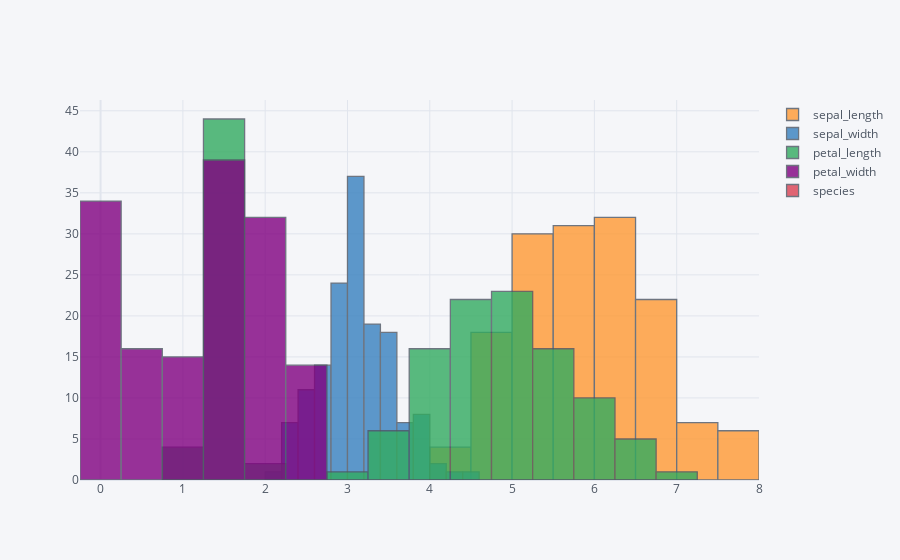

Notebook cell for this chart:
### Code cell
df.iplot(kind='hist')

### Figure 1 — Plotly figure (JSON) as saved in the notebook; plotly's stock layout.template omitted (floating-point values rounded to 4 significant figures; data arrays with more than 128 entries replaced by an {"elided": "..."} marker saying what was removed)
{"data": [{"histfunc": "count", "histnorm": "", "marker": {"color": "rgba(255, 153, 51, 1.0)", "line": {"color": "#4D5663", "width": 1.3}}, "name": "sepal_length", "opacity": 0.8, "orientation": "v", "type": "histogram", "x": {"elided": "150 float values"}}, {"histfunc": "count", "histnorm": "", "marker": {"color": "rgba(55, 128, 191, 1.0)", "line": {"color": "#4D5663", "width": 1.3}}, "name": "sepal_width", "opacity": 0.8, "orientation": "v", "type": "histogram", "x": {"elided": "150 float values"}}, {"histfunc": "count", "histnorm": "", "marker": {"color": "rgba(50, 171, 96, 1.0)", "line": {"color": "#4D5663", "width": 1.3}}, "name": "petal_length", "opacity": 0.8, "orientation": "v", "type": "histogram", "x": {"elided": "150 float values"}}, {"histfunc": "count", "histnorm": "", "marker": {"color": "rgba(128, 0, 128, 1.0)", "line": {"color": "#4D5663", "width": 1.3}}, "name": "petal_width", "opacity": 0.8, "orientation": "v", "type": "histogram", "x": {"elided": "150 float values"}}, {"histfunc": "count", "histnorm": "", "marker": {"color": "rgba(219, 64, 82, 1.0)", "line": {"color": "#4D5663", "width": 1.3}}, "name": "species", "opacity": 0.8, "orientation": "v", "type": "histogram", "x": {"elided": "150 str values"}}], "layout": {"barmode": "overlay", "legend": {"bgcolor": "#F5F6F9", "font": {"color": "#4D5663"}}, "paper_bgcolor": "#F5F6F9", "plot_bgcolor": "#F5F6F9", "title": {"font": {"color": "#4D5663"}}, "xaxis": {"gridcolor": "#E1E5ED", "showgrid": true, "tickfont": {"color": "#4D5663"}, "title": {"font": {"color": "#4D5663"}, "text": ""}, "zerolinecolor": "#E1E5ED"}, "yaxis": {"gridcolor": "#E1E5ED", "showgrid": true, "tickfont": {"color": "#4D5663"}, "title": {"font": {"color": "#4D5663"}, "text": ""}, "zerolinecolor": "#E1E5ED"}}}
